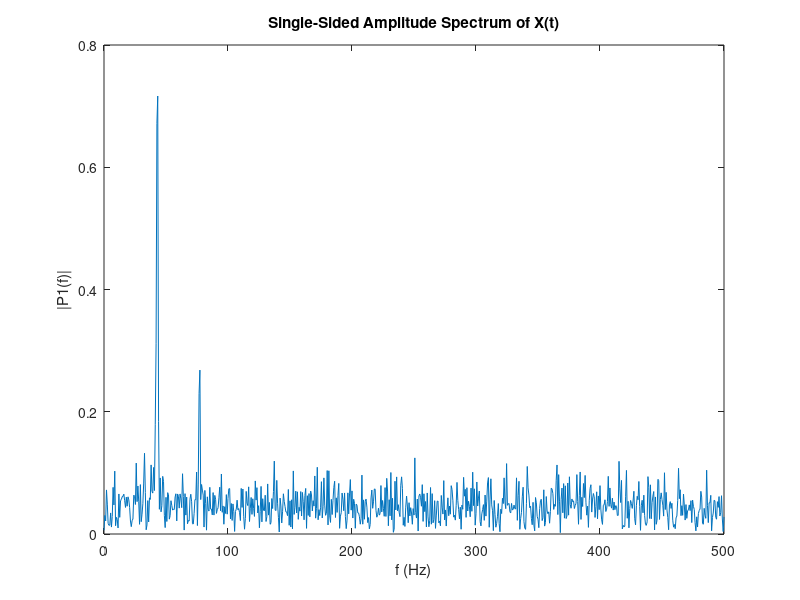

The MATLAB source for this figure:
Fs = 1000;            % Sampling frequency                    
T = 1/Fs;             % Sampling period       
L = 1500;             % Length of signal
t = (0:L-1)*T;        % Time vector
% TODO: Form a signal containing a 77 Hz sinusoid of amplitude 0.7 and
% a 43Hz sinusoid of amplitude 2.

S = 0.7 * sin(2* pi* 77 * t) + 2 * sin(2 * pi * 43 * t);

% Corrupt the signal with noise 
X = S + 2*randn(size(t));

% Plot the noisy signal in the time domain. It is difficult to identify the frequency components by looking at the signal X(t). 
plot(1000*t(1:50) ,X(1:50))
title('Signal Corrupted with Zero-Mean Random Noise')
xlabel('t (milliseconds)')
ylabel('X(t)')

fft_signal = fft(X);

% normalize the signal as we are concerned with only freq.
fft_signal = abs(fft_signal / L);

% remove the mirror image
P1 = fft_signal(1:L/2 + 1);

% Plotting
f = Fs*(0:(L/2))/L;
plot(f,P1) 
title('Single-Sided Amplitude Spectrum of X(t)')
xlabel('f (Hz)')
ylabel('|P1(f)|')

